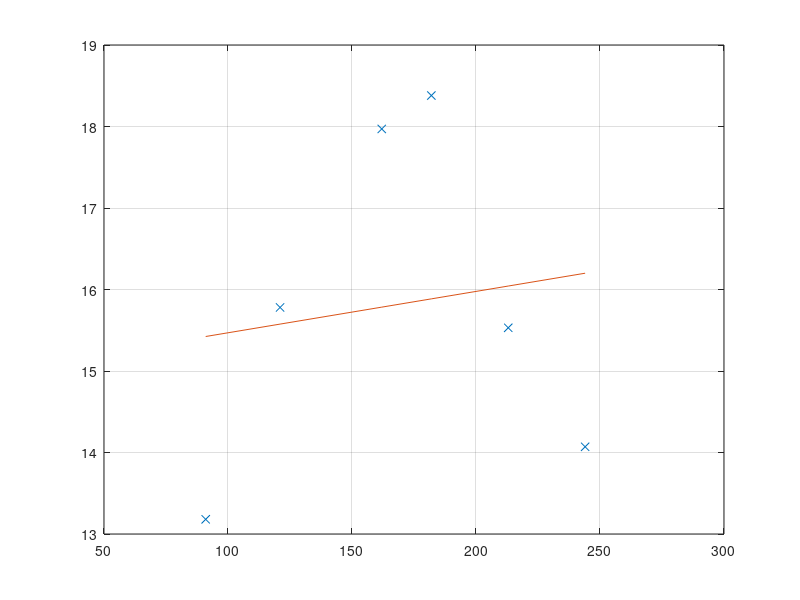

This figure's MATLAB source:
%
% Numeriska metoder, lab 2, uppgift 1b
% Patrik Nyman, ht 2015
%

x = [91 121 162 182 213 244]';
y = [13.18 15.78 17.97 18.38 15.53 14.07]';

A = [ones(6,1) x];

c = A \ y;
yanp = A * c;

plot(x, y, 'x', x, yanp), grid
print('fig1b', '-dpng')

yanp
